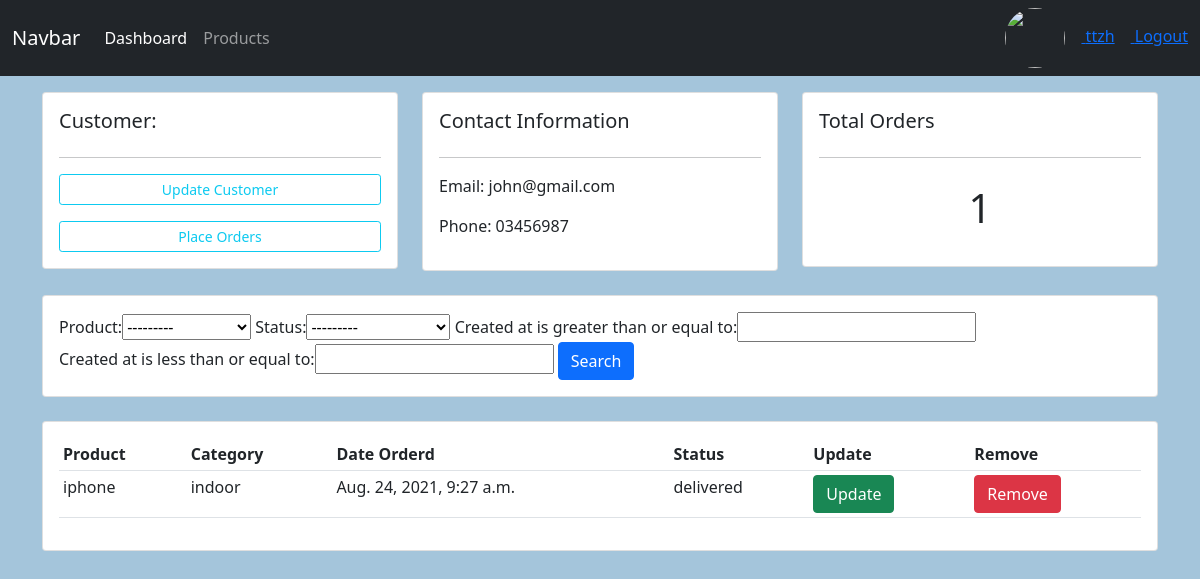
The app's page /customers/1 (signed in) with its own data.
### accounts/models.py (models this page shows, shortened)
class Customer(models.Model):
    user = models.OneToOneField(User, on_delete=models.CASCADE, null=True)
    profile_pic = models.ImageField(null= True, blank=True, upload_to="static/profiles", default="static/profiles/default.jpg")
    email = models.CharField(max_length=200, null=True)
    phone = models.CharField(max_length=200, null=True)
    created_at = models.DateTimeField(auto_now_add=True)

class Order(models.Model):
    status = (
        ('pending', 'Pending'),
        ('out for delivery', 'Out For Delivery'),
        ('delivered', 'Delivered')
    )
    customer = models.ForeignKey(Customer, null=True, on_delete=models.SET_NULL)
    product = models.ForeignKey(Product, null=True, on_delete=models.SET_NULL)
    created_at = models.DateTimeField(auto_now_add=True)
    status = models.CharField(max_length=200, null=True, choices=status)

class Product(models.Model):
    category = (
        ('indoor', 'In Door'),
        ('outdoor', 'Out Door')
    )
    name = models.CharField(max_length=2000, null=True)
    price = models.FloatField(null=True)
    category = models.CharField(max_length=2000, null=True, choices= category)
    description = models.CharField(max_length=2000, null=True, blank=True)
    created_at = models.DateTimeField(auto_now_add=True)
    tags = models.ManyToManyField(Tag)
    def __str__(self):
        return self.name

### accounts/decorators.py (the view)
        def wrapper(request, *args, **kwargs): #order create mhr request a pyin customerId pr pr loh ae a twat args nae keyword args(**kwargs) tway htae
            if request.user.groups.first().name in roles:
                return view_fun(request, *args, **kwargs) #orderCreate function
            else:
                return HttpResponse('you are not authorized')

### accounts/views.py (called while the page is built)
@login_required(login_url='/login')
@allowed_roles(roles=['admin'])
def customers(request, id):
    customer = Customer.objects.get(id = id)
    orders = customer.order_set.all()
    order_count = orders.count()
    filterObj = OrderFilter(request.GET, queryset=orders)
    orders = filterObj.qs
    return render(request, 'accounts/customers.html', {
        'customer' : customer,
        'orders' : orders,
        'order_count' : order_count,
        'filterObj' : filterObj
    })

### accounts/templates/accounts/customers.html
{% extends 'accounts/master.html' %}
{% block content %}
<div class="row">
	<div class="col-md">
		<div class="card card-body">
			<h5>Customer:</h5>
			<hr>
			<a class="btn btn-outline-info  btn-sm btn-block" href="">Update Customer</a>
			<a class="btn btn-outline-info mt-3  btn-sm btn-block" href="{% url 'order.create' customer.id %}">Place Orders</a>
		</div>
	</div>
	<div class="col-md">
		<div class="card card-body">
			<h5>Contact Information</h5>
			<hr>
			<p>Email: {{customer.email}}</p>
			<p>Phone: {{customer.phone}}</p>
		</div>
	</div>
	<div class="col-md">
		<div class="card card-body">
			<h5>Total Orders</h5>
			<hr>
			<h1 style="text-align: center;padding: 10px">{{order_count}}</h1>
		</div>
	</div>
</div>
<br>
<div class="row">
	<div class="col">
		<div class="card card-body">
			<form method="get">
				{{filterObj.form}}
		    <button class="btn btn-primary" type="submit">Search</button>
		  </form>
		</div>
	</div>
</div>
<br>
<div class="row">
	<div class="col-md">
		<div class="card card-body">
			<table class="table table-sm">
				<tr>
					<th>Product</th>
					<th>Category</th>
					<th>Date Orderd</th>
					<th>Status</th>
					<th>Update</th>
					<th>Remove</th>
				</tr>
				{% for order in orders %}
				<tr>
					<td>{{order.product.name}}</td>
					<td>{{order.product.category}}</td>
					<td>{{order.created_at}}</td>
					<td>{{order.status}}</td>
					<td><a href="{% url 'order.update' order.id %}" class="btn btn-success">Update</a></td>
					<td><a href="{% url 'order.delete' order.id %}" class="btn btn-danger">Remove</a></td>
				</tr>
				{% endfor %}
			</table>
		</div>
	</div>
</div>
{% endblock content %}

### accounts/templates/accounts/components/navbar.html (shortened to what this page needs)
<nav class="navbar navbar-expand-lg navbar-dark bg-dark">
    <div class="container-fluid">
        <a class="navbar-brand" href="#">Navbar</a>
        <div class="collapse navbar-collapse" id="navbarNav">
        <ul class="navbar-nav">
        {% if request.user.is_staff %}
            <li class="nav-item">
            <a class="nav-link active" aria-current="page" href="{% url 'dashboard' %}">Dashboard</a>
            </li>
            <li class="nav-item">
            <a class="nav-link" href="{% url 'products' %}">Products</a>
            </li>
        {% else %}
            <li class="nav-item">
            <a class="nav-link" href="{% url 'customers.customer_profile' %}">Profile</a>
            </li>
        {% endif %}
        </ul>
        </div>
        {% if request.user.is_authenticated %}
        <div class="text-white">
            <a href="{% url 'customers.customer_profile_setting' %}">
                <img src="/{{request.user.customer.profile_pic}}" width="60px" height="60px" style="border-radius:50%" class="me-3">
                <span class="me-3">{{request.user.username}}</span>
            </a>
            <a href="{% url 'logout' %}">Logout</a>
        </div>
        {% else %}
        <div class="text-white">
            <a href="{% url 'login' %}" class="me-3">Login</a>
            <a href="{% url 'register' %}">Register</a>
        </div>
        {% endif %}
    </div>
</nav>

### accounts/static/accounts/css/style.css (style rules this page uses)
body { background-color:rgb(164, 197, 219); }

### records on screen
Customer: email "john@gmail.com", phone "03456987"
Order: product.name "iphone", product.category "indoor", created_at "Aug. 24, 2021, 9:27 a.m.", status "delivered"

### other values on screen
{{ request.user.username }} "ttzh"
{{ order_count }} "1"
